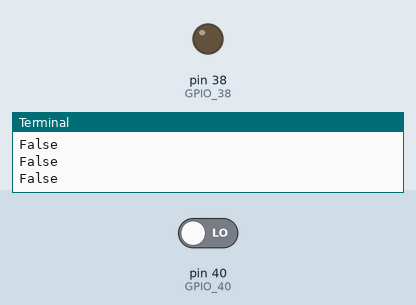
Recording of a program running on a simulated Raspberry Pi (header pin numbers). Shown: output pins drawn as LEDs (lit = HIGH), the last lines printed to the terminal. The inputs (shaded band) are chosen by the test bench; at power-on: pin 40 (GPIO_40) LOW.

Above: at 1.2 s.
1.3 s: pin 40 (GPIO_40) driven HIGH
At 2.4 s:
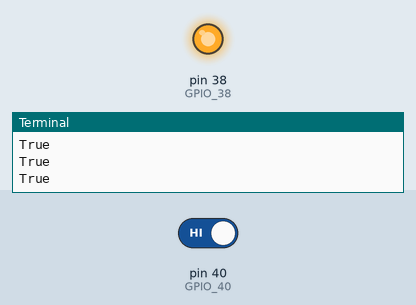
2.8 s: pin 40 (GPIO_40) driven LOW
At 3.7 s:
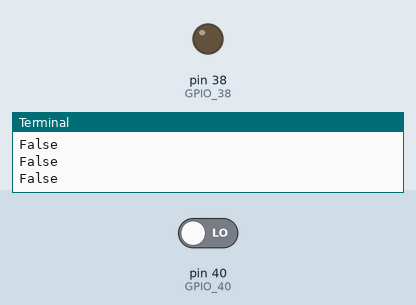
Timing chart, 0 to 5.8 s (numbered marks = the images above; inputs shaded):
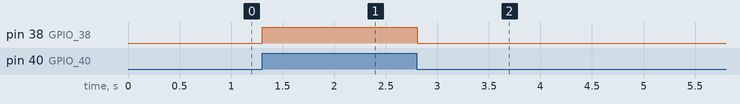

The program:

main.py
```python
import time

import RPi.GPIO as GPIO

GPIO_01 = 1
GPIO_40 = 40
GPIO_38 = 38


def set_led_state(on: bool):
    if on:
        GPIO.output(GPIO_38, GPIO.HIGH)
    else:
        GPIO.output(GPIO_38, GPIO.LOW)


def main():
    try:
        GPIO.setmode(GPIO.BOARD)
        GPIO.setup(GPIO_40, GPIO.IN)
        GPIO.setup(GPIO_38, GPIO.OUT)
        while True:
            on = GPIO.input(GPIO_40) == GPIO.HIGH
            set_led_state(on)
            print(on)
            time.sleep(0.05)
    finally:
        GPIO.cleanup()


if __name__ == "__main__":
    main()
```

Measured:
- after the input at 1.3 s, pin 38 (GPIO_38): LOW → HIGH at once
- after the input at 2.8 s, pin 38 (GPIO_38): HIGH → LOW at once
